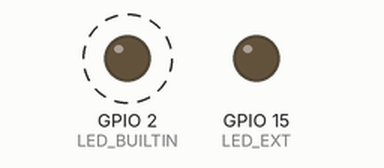
This sketch was run on a simulated ESP32. On the bench: output pins drawn as LEDs (lit = HIGH). Dashed ring = blinking. What the sketch prints to the serial monitor is not drawn.

Above: at 0.5 s.
Timing chart, 0 to 4.6 s (numbered marks = the images above):
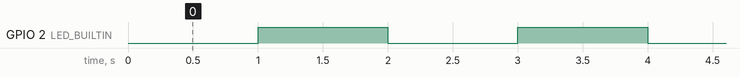

The sketch:

sketch_feb5b.ino
```cpp
// *****************************************************************************
// ESP32 GPIO, Timer Interrupt, and Debounce Demonstration
//
// - Built-in LED blinks 1s ON / 1s OFF
// - Push button toggles external LED ON/OFF
// - Button debounced using 1 ms hardware timer interrupt
// - Serial output reports LED state
//
// Hardware matches provided schematic:
// - Button: GPIO17, external 4.7k pull-down, active HIGH
// - External LED: GPIO15 through 220 ohm resistor to GND
//
// Debounce library:
// https://github.com/brooksbUWO/Debounce
// *****************************************************************************

#include <Arduino.h>
#include <debounce.h>

// ------------------------- GPIO Definitions -------------------------
const uint8_t LED_EXT = 15;     // External LED (D1)
const uint8_t BUTTON  = 17;     // Push button (S1)

// ------------------------- Built-in LED Blink -----------------------
const uint16_t BLINK_INTERVAL_MS = 1000;
unsigned long lastBlinkTime = 0;
bool builtinLedState = false;

// ------------------------- External LED -----------------------------
bool extLedState = false;

// ------------------------- Debounce --------------------------------
// Button is ACTIVE HIGH (per schematic)
bool pressedLogicLevel = HIGH;
Debounce myButton(BUTTON, pressedLogicLevel);

// ------------------------- Hardware Timer ---------------------------
hw_timer_t *timer0 = NULL;
portMUX_TYPE timer0mux = portMUX_INITIALIZER_UNLOCKED;
volatile bool flagTimer0 = false;

// Timer ISR (fires every 1 ms)
void IRAM_ATTR timerISR0()
{
  portENTER_CRITICAL_ISR(&timer0mux);
  flagTimer0 = true;
  portEXIT_CRITICAL_ISR(&timer0mux);
}

void setup()
{
  Serial.begin(115200);

  pinMode(LED_BUILTIN, OUTPUT);
  pinMode(LED_EXT, OUTPUT);
  pinMode(BUTTON, INPUT);   // External pull-down resistor used

  digitalWrite(LED_BUILTIN, LOW);
  digitalWrite(LED_EXT, LOW);

  // Hardware timer setup
  // 80 prescaler → 1 MHz timer clock (1 µs per tick)
  timer0 = timerBegin(0, 80, true);
  timerAttachInterrupt(timer0, &timerISR0, true);

  // Interrupt every 1 ms
  timerAlarmWrite(timer0, 1000, true);
  timerAlarmEnable(timer0);

  Serial.println("System initialized.");
  Serial.println("Built-in LED blinking. Button toggles external LED.");
}

void loop()
{
  // ---------------- Built-in LED Blink ----------------
  unsigned long now = millis();
  if (now - lastBlinkTime >= BLINK_INTERVAL_MS)
  {
    lastBlinkTime = now;
    builtinLedState = !builtinLedState;
    digitalWrite(LED_BUILTIN, builtinLedState);
  }

  // ---------------- Debounce Update -------------------
  if (flagTimer0)
  {
    portENTER_CRITICAL(&timer0mux);
    flagTimer0 = false;
    portEXIT_CRITICAL(&timer0mux);

    myButton.update();   // sample button every 1 ms
  }

  // ---------------- Button Action ---------------------
  if (myButton.isPressed())
  {
    extLedState = !extLedState;
    digitalWrite(LED_EXT, extLedState);

    Serial.print("External LED is ");
    Serial.println(extLedState ? "ON" : "OFF");
  }
}
```

Measured:
- by itself, GPIO 2 (LED_BUILTIN): alternates HIGH for 1.0 s and LOW for 1.0 s
